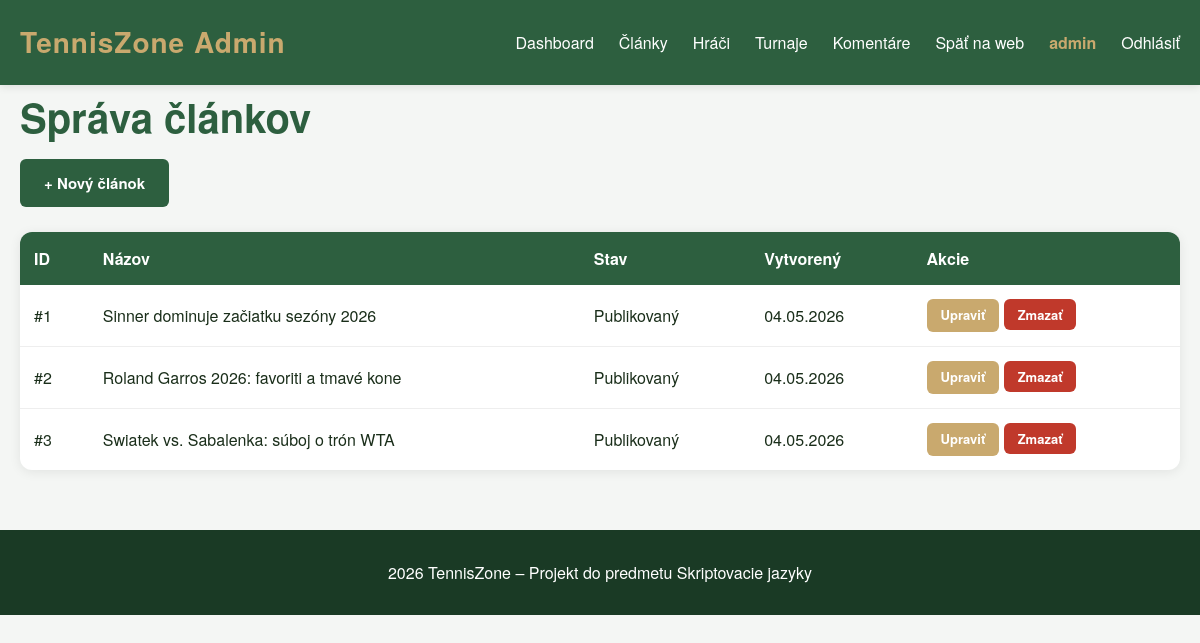
The page /public/templates/admin-articles.php (signed in) on the database as committed earlier.
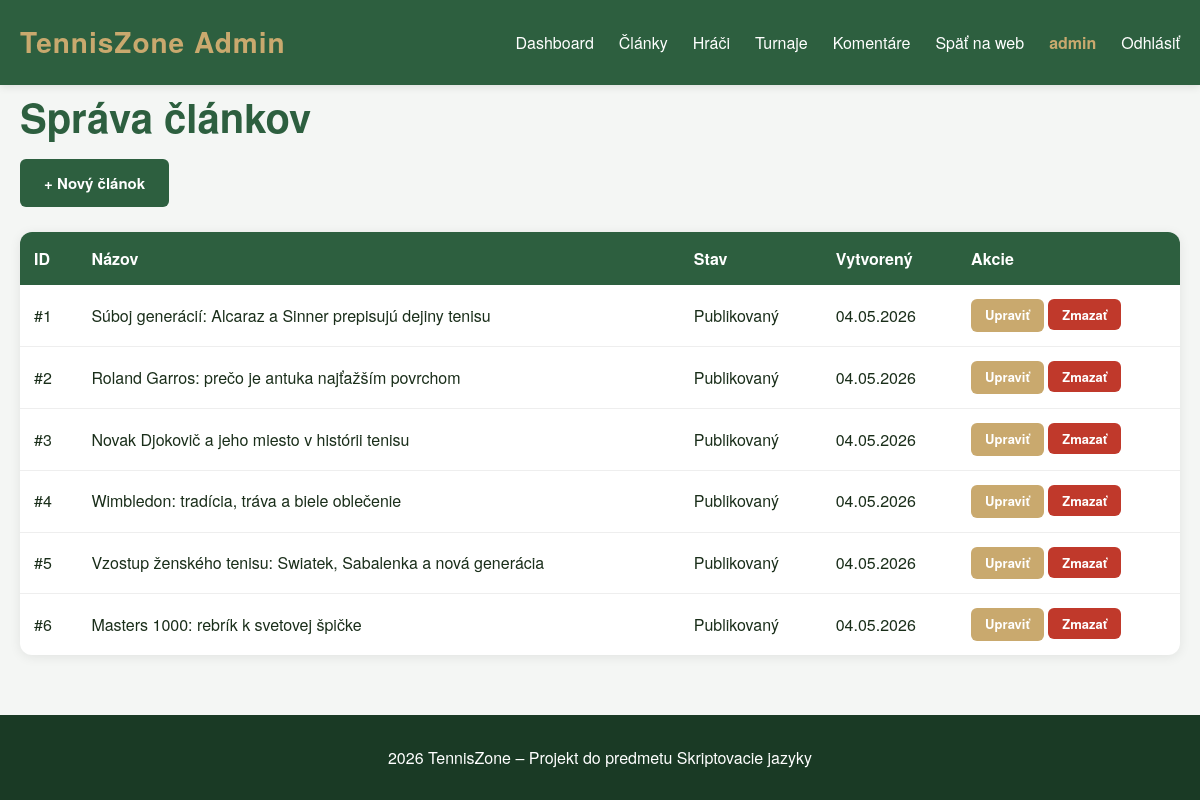
The same page on the database as committed later.
### tables this page shows
CREATE TABLE IF NOT EXISTS articles (
    id INT AUTO_INCREMENT PRIMARY KEY,
    category_id INT,
    author_id INT,
    title VARCHAR(255) NOT NULL,
    slug VARCHAR(255) NOT NULL UNIQUE,
    perex TEXT,
    content TEXT NOT NULL,
    image VARCHAR(255),
    is_published TINYINT(1) DEFAULT 0,
    views INT DEFAULT 0,
    published_at TIMESTAMP NULL,
    created_at TIMESTAMP DEFAULT CURRENT_TIMESTAMP,
    updated_at TIMESTAMP DEFAULT CURRENT_TIMESTAMP ON UPDATE CURRENT_TIMESTAMP,
    FOREIGN KEY (category_id) REFERENCES categories(id) ON DELETE SET NULL,
    FOREIGN KEY (author_id) REFERENCES users(id) ON DELETE SET NULL
);

### autoload.php (called while the page is built, shortened)
<?php
spl_autoload_register(function (string $class): void {
    $prefixes = [
        'App\\Core\\'   => __DIR__ . '/app/core/',
        'App\\Models\\' => __DIR__ . '/app/models/',
    ];
    foreach ($prefixes as $prefix => $baseDir) {
        $len = strlen($prefix);
        if (strncmp($class, $prefix, $len) !== 0) {
            continue;
        }
        $relative = substr($class, $len);
        $file = $baseDir . str_replace('\\', '/', $relative) . '.php';
        if (is_file($file)) {
            return;
        }
    }
});

### app/core/Database.php (called while the page is built, shortened)
<?php
class Database {
    private $host = 'localhost';
    private $dbname = 'tenniszone1';
    private $username = 'root';
    private $password = '';
    private \PDO $connection;
    public function __construct() {
        try {
            $dsn = "mysql:host={$this->host};dbname={$this->dbname};charset=utf8mb4";
            $this->connection = new \PDO($dsn, $this->username, $this->password);
            $this->connection->setAttribute(\PDO::ATTR_ERRMODE, \PDO::ERRMODE_EXCEPTION);
            $this->connection->setAttribute(\PDO::ATTR_DEFAULT_FETCH_MODE, \PDO::FETCH_OBJ);
        } catch (\PDOException $e) {
            echo "Chyba pripojenia: " . $e->getMessage();
        }
    }
    public function getConnection() {
        return $this->connection;
    }
}

### app/models/Post.php (called while the page is built, shortened)
<?php
class Post {
    private $db;
    public function __construct() {
        $database = new Database();
        $this->db = $database->getConnection();
    }
    public function all() {
        $sql = "SELECT * FROM articles ORDER BY created_at DESC";
        $stmt = $this->db->query($sql);
        return $stmt->fetchAll();
    }
}

### public/templates/admin-articles.php (the view, shortened to what this page needs)
<?php require_once __DIR__ . '/../../autoload.php' ;
use App\Models\Post;?>
<?php include __DIR__ . '/partials/header-admin.php'; ?>
<?php
$post = new Post();
$articles = $post->all();
?>
<div class="admin-toolbar">
    <h1>Správa článkov</h1>
    <a href="article-create.php" class="btn btn-add">+ Nový článok</a>
</div>
<table>
    <thead>
        <tr>
            <th>ID</th>
            <th>Názov</th>
            <th>Stav</th>
            <th>Vytvorený</th>
            <th>Akcie</th>
        </tr>
    </thead>
    <tbody>
        <?php foreach ($articles as $a): ?>
            <tr>
                <td>#<?php echo $a->id; ?></td>
                <td><?php echo htmlspecialchars($a->title ?? ''); ?></td>
                <td><?php echo isset($a->is_published) && $a->is_published ? 'Publikovaný' : 'Koncept'; ?></td>
                <td><?php echo $a->created_at ? date('d.m.Y', strtotime($a->created_at)) : '-'; ?></td>
                <td>
                    <a href="article-edit.php?id=<?php echo $a->id; ?>" class="btn btn-edit">Upraviť</a>
                    <form method="POST" style="display:inline;" onsubmit="return confirm('Naozaj zmazať článok?')">
                        <button type="submit" class="btn btn-delete">Zmazať</button>
                    </form>
                </td>
            </tr>
        <?php endforeach; ?>
    </tbody>
</table>
<?php include __DIR__ . '/partials/footer.php'; ?>

Rows that differ between the two databases and show on the page:
changed articles id 1: title "Sinner dominuje začiatku sezóny 2026" → "Súboj generácií: Alcaraz a Sinner prepisujú dejiny tenisu"
changed articles id 2: title "Roland Garros 2026: favoriti a tmavé kone" → "Roland Garros: prečo je antuka najťažším povrchom"
changed articles id 3: title "Swiatek vs. Sabalenka: súboj o trón WTA" → "Novak Djokovič a jeho miesto v histórii tenisu"
added articles: id "4", title "Wimbledon: tradícia, tráva a biele oblečenie", is_published "Publikovaný", created_at "04.05.2026"
added articles: id "5", title "Vzostup ženského tenisu: Swiatek, Sabalenka a nová generácia", is_published "Publikovaný", created_at "04.05.2026"
added articles: id "6", title "Masters 1000: rebrík k svetovej špičke", is_published "Publikovaný", created_at "04.05.2026"
